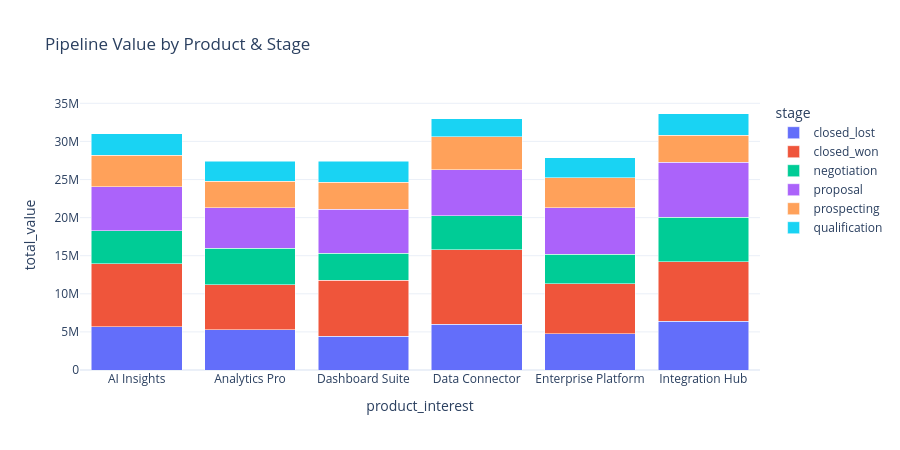

The code cell stored with this chart in its notebook:
### Code cell
# ── Pipeline by product interest ──
by_product = q("""
    SELECT product_interest, stage,
           COUNT(*) as deals, SUM(amount) as total_value
    FROM v_opportunities_clean GROUP BY product_interest, stage
""")

fig = px.bar(by_product, x="product_interest", y="total_value", color="stage",
             barmode="stack", title="Pipeline Value by Product & Stage")
fig.update_layout(height=450, width=900)
fig.show()

### Figure 1 — Plotly figure (JSON) as saved in the notebook; plotly's stock layout.template omitted (floating-point values rounded to 4 significant figures)
{"data": [{"hovertemplate": "stage=closed_lost<br>product_interest=%{x}<br>total_value=%{y}<extra></extra>", "legendgroup": "closed_lost", "marker": {"color": "#636efa", "pattern": {"shape": ""}}, "name": "closed_lost", "orientation": "v", "showlegend": true, "textposition": "auto", "type": "bar", "x": ["AI Insights", "Analytics Pro", "Dashboard Suite", "Data Connector", "Enterprise Platform", "Integration Hub"], "xaxis": "x", "y": [5689000.0, 5270000.0, 4430000.0, 5985000.0, 4769000.0, 6425000.0], "yaxis": "y"}, {"hovertemplate": "stage=closed_won<br>product_interest=%{x}<br>total_value=%{y}<extra></extra>", "legendgroup": "closed_won", "marker": {"color": "#EF553B", "pattern": {"shape": ""}}, "name": "closed_won", "orientation": "v", "showlegend": true, "textposition": "auto", "type": "bar", "x": ["AI Insights", "Analytics Pro", "Dashboard Suite", "Data Connector", "Enterprise Platform", "Integration Hub"], "xaxis": "x", "y": [8286000.0, 5912000.0, 7332000.0, 9823000.0, 6522000.0, 7808000.0], "yaxis": "y"}, {"hovertemplate": "stage=negotiation<br>product_interest=%{x}<br>total_value=%{y}<extra></extra>", "legendgroup": "negotiation", "marker": {"color": "#00cc96", "pattern": {"shape": ""}}, "name": "negotiation", "orientation": "v", "showlegend": true, "textposition": "auto", "type": "bar", "x": ["AI Insights", "Analytics Pro", "Dashboard Suite", "Data Connector", "Enterprise Platform", "Integration Hub"], "xaxis": "x", "y": [4301000.0, 4828000.0, 3582000.0, 4434000.0, 3875000.0, 5828000.0], "yaxis": "y"}, {"hovertemplate": "stage=proposal<br>product_interest=%{x}<br>total_value=%{y}<extra></extra>", "legendgroup": "proposal", "marker": {"color": "#ab63fa", "pattern": {"shape": ""}}, "name": "proposal", "orientation": "v", "showlegend": true, "textposition": "auto", "type": "bar", "x": ["AI Insights", "Analytics Pro", "Dashboard Suite", "Data Connector", "Enterprise Platform", "Integration Hub"], "xaxis": "x", "y": [5772000.0, 5262000.0, 5757000.0, 6049000.0, 6135000.0, 7178000.0], "yaxis": "y"}, {"hovertemplate": "stage=prospecting<br>product_interest=%{x}<br>total_value=%{y}<extra></extra>", "legendgroup": "prospecting", "marker": {"color": "#FFA15A", "pattern": {"shape": ""}}, "name": "prospecting", "orientation": "v", "showlegend": true, "textposition": "auto", "type": "bar", "x": ["AI Insights", "Analytics Pro", "Dashboard Suite", "Data Connector", "Enterprise Platform", "Integration Hub"], "xaxis": "x", "y": [4119000.0, 3523000.0, 3545000.0, 4332000.0, 3919000.0, 3562000.0], "yaxis": "y"}, {"hovertemplate": "stage=qualification<br>product_interest=%{x}<br>total_value=%{y}<extra></extra>", "legendgroup": "qualification", "marker": {"color": "#19d3f3", "pattern": {"shape": ""}}, "name": "qualification", "orientation": "v", "showlegend": true, "textposition": "auto", "type": "bar", "x": ["AI Insights", "Analytics Pro", "Dashboard Suite", "Data Connector", "Enterprise Platform", "Integration Hub"], "xaxis": "x", "y": [2825000.0, 2580000.0, 2744000.0, 2327000.0, 2616000.0, 2864000.0], "yaxis": "y"}], "layout": {"barmode": "stack", "height": 450, "legend": {"title": {"text": "stage"}, "tracegroupgap": 0}, "title": {"text": "Pipeline Value by Product & Stage"}, "width": 900, "xaxis": {"anchor": "y", "domain": [0, 1], "title": {"text": "product_interest"}}, "yaxis": {"anchor": "x", "domain": [0, 1], "title": {"text": "total_value"}}}}
